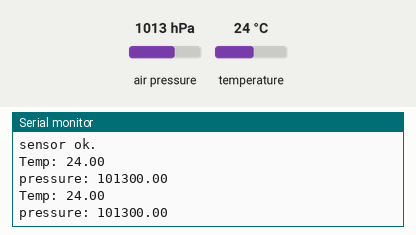
The sketch below on a simulated Arduino Uno, built with avr-gcc and run on an emulated ATmega328P. Parts: the last lines printed to the serial monitor. The test bench sets the inputs (shaded band); at power-on: air pressure 1013 hPa, temperature 24 °C.

Above: at 2.3 s.
2.4 s: air pressure set to 952 hPa
At 4.2 s:
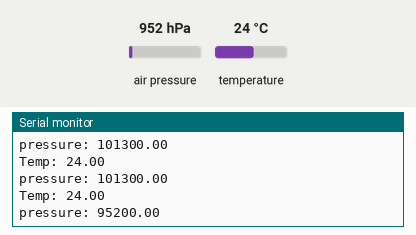
4.5 s: temperature set to 12 °C
At 5.5 s:
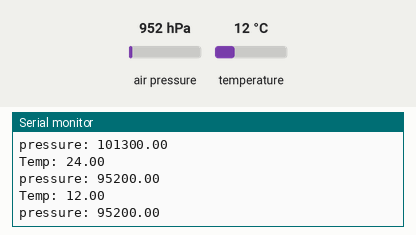
6.6 s: air pressure set to 975 hPa
At 8.0 s:
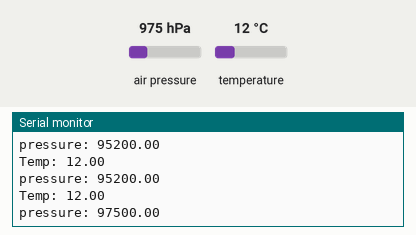
Timing chart, 0 to 9.6 s (numbered marks = the images above; inputs shaded):
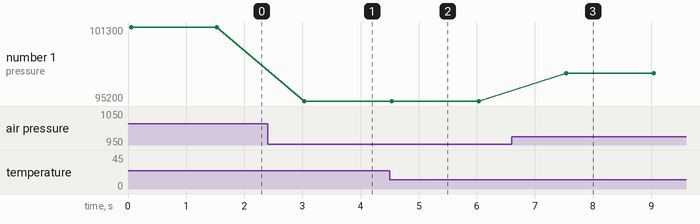

The sketch:

testbmp280.ino
```cpp
#include <Adafruit_BMP280.h>


Adafruit_BMP280 bmp; // I2C

void setup() {
  // put your setup code here, to run once:
  Serial.begin(9600);


  Serial.println("bmp status......   ");
  boolean bmp280Status = bmp.begin(BMP280_ADDRESS_ALT, BMP280_CHIPID);
  Serial.println(bmp280Status);

  if (!bmp280Status) {
    Serial.println("Could not find a valid BME280 sensor, check wiring!");
    while (1);
  } else {
    Serial.println("sensor ok.");
  }
}

void loop() {
  // put your main code here, to run repeatedly:
  Serial.println("");
  Serial.print("Temp: ");
  Serial.println(bmp.readTemperature());
  Serial.print("pressure: ");
  Serial.println(bmp.readPressure());

  Serial.println("");
  Serial.println("");


  delay(1500);
}
```

Measured:
- after the input at 2.4 s, the serial monitor: prints a new line after 0.63 s (image 1)
- after the input at 4.5 s, the serial monitor: prints a new line at once (image 2)
- after the input at 6.6 s, the serial monitor: prints a new line after 0.94 s (image 3)
- plotted number 1: 101300 → 95200 after the input at 2.4 s, 95200 → 97500 after the input at 6.6 s
